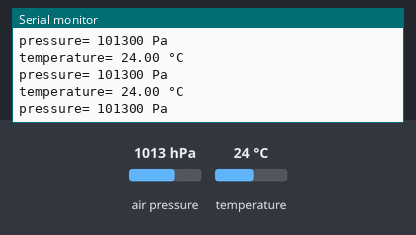
A sketch run on a simulated Arduino Uno, built with avr-gcc and run on an emulated ATmega328P. Parts: the last lines printed to the serial monitor. The test bench sets the inputs (shaded band); at power-on: air pressure 1013 hPa, temperature 24 °C.

Above: at 1.3 s.
1.4 s: air pressure set to 952 hPa
At 1.84 s:
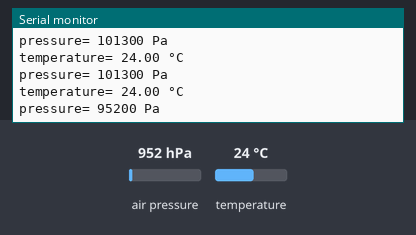
2.9 s: temperature set to 12 °C
At 3.36 s:
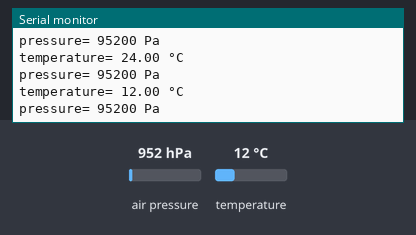
4.4 s: air pressure set to 975 hPa
At 4.88 s:
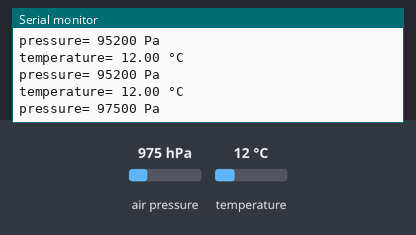
Timing chart, 0 to 7.4 s (numbered marks = the images above; inputs shaded):
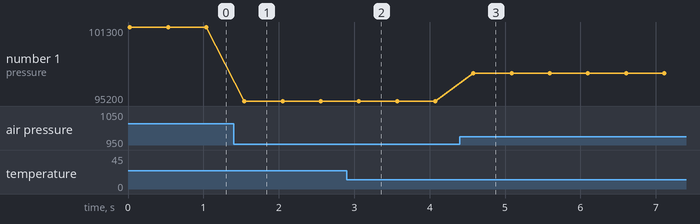

The sketch:

c248_monitering_system.ino
```cpp
#include <Wire.h>
#include <Adafruit_BMP085.h>

Adafruit_BMP085 bmp;

void setup() {
Serial.begin(9600);
if (!bmp.begin()){
  Serial.println("could not found bmp180");
  while(1){
    }
  }
}

void loop() {
 Serial.print("temperature= ");
 Serial.print(bmp.readTemperature());
 Serial.println(" °C");

 Serial.print("pressure= ");
 Serial.print(bmp.readPressure());
 Serial.println(" Pa");

 Serial.println();
 delay(500);
}
```

Measured:
- after the input at 1.4 s, the serial monitor: prints a new line after 0.14 s (image 1)
- after the input at 2.9 s, the serial monitor: prints a new line after 0.14 s (image 2)
- after the input at 4.4 s, the serial monitor: prints a new line after 0.18 s (image 3)
- plotted number 1: 101300 → 95200 after the input at 1.4 s, 95200 → 97500 after the input at 4.4 s
